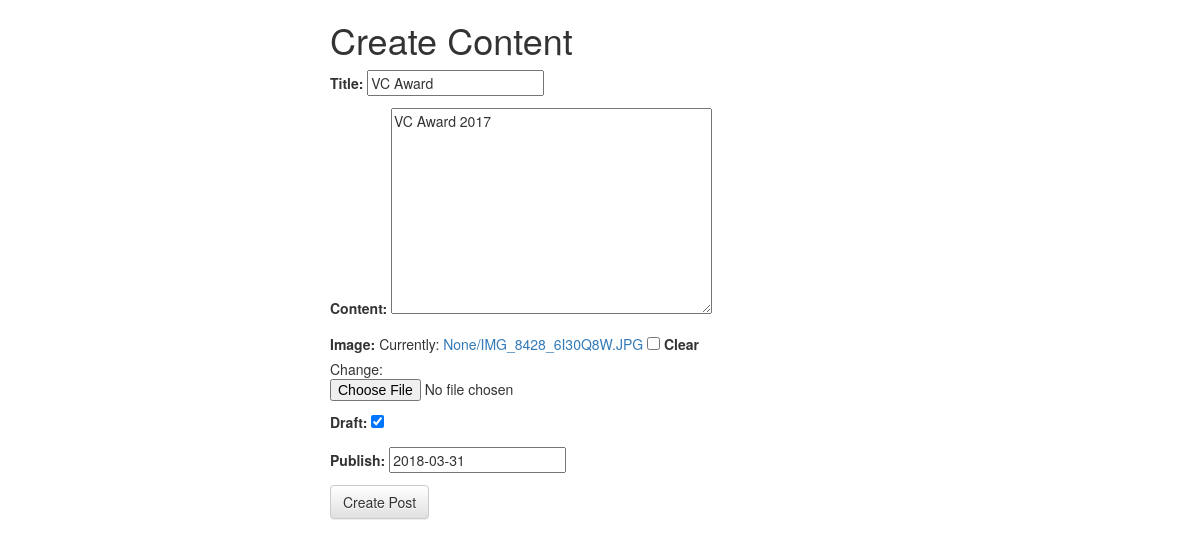
Page /posts/3/edit/ (signed in) on the committed database.
### posts/models.py (models this page shows, shortened)
class Post(models.Model):
	user = models.ForeignKey(settings.AUTH_USER_MODEL, default=1, on_delete=models.DO_NOTHING)
	title = models.CharField(max_length = 120)
	slug = models.SlugField(unique=True)
	image = models.ImageField(upload_to=upload_location, null=True, blank=True, height_field="height_field", width_field="width_field")
	height_field = models.IntegerField(default=0)
	width_field = models.IntegerField(default=0)
	content = models.TextField(max_length = 500)
	draft = models.BooleanField(default=False)
	publish = models.DateField(auto_now=False, auto_now_add=False)
	updated = models.DateTimeField(auto_now=True, auto_now_add=False)
	timestamp = models.DateTimeField(auto_now=False, auto_now_add=True)
	objects = PostManager()
	class Meta:
		ordering = ["-id", "-timestamp", "-updated"]

### posts/views.py (the view)
# urls.py: url(r'^(?P<id>\d+)/edit/$', post_update, name='update'),
def post_update(request, id=None):
	if not request.user.is_staff or not request.user.is_superuser:
		raise Http404
	instance = get_object_or_404(Post, id=id)
	form = PostForm(request.POST or None, request.FILES or None, instance = instance)
	if form.is_valid():
		instance = form.save(commit=False)
		instance.save()
		messages.success(request, "Post successfully updated!!")
		return HttpResponseRedirect(instance.get_absolute_url())
	context = {
		"title": "Details",
		"obj": instance,
		"form": form,
	}
	return render(request, "post_form.html", context)

### posts/forms.py
class PostForm(forms.ModelForm):
    class Meta:
        model = Post
        fields = [
            "title",
            "content",
            "image",
            "draft",
            "publish",
        ]

### templates/post_form.html
{% extends "base.html" %}
{% block content %}
<div class='col-sm-6 col-sm-offset-3'>
  <h1>Create Content</h1>
  <form class="" action="" enctype="multipart/form-data" method="post">{% csrf_token %}
    {{ form.as_p }}
    <input type="submit" class='btn btn-default' name="" value="Create Post">
  </form>
</div>
{% endblock content %}

### static/css/base.css (style rules this page uses)
h1 { color: red; }

### rows in the picture
Post: title "VC Award", content "VC Award 2017", draft "☑", publish "2018-03-31"
